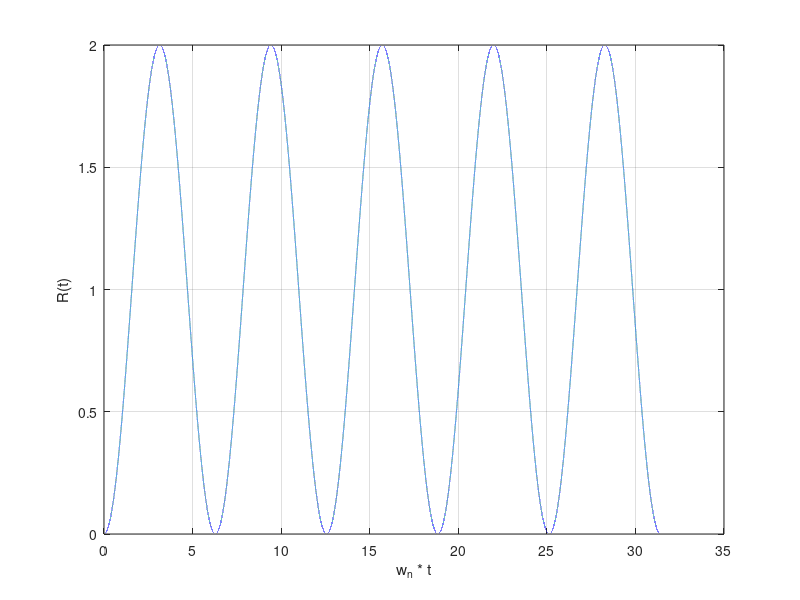

Write MATLAB code to recreate this figure.
% 消除前一次作業
clc; clear; close all;

t = 0 : 0.0001 : 10 * pi;

R = 1 - cos(t);

plot(t, R);

grid on;

xlabel('w_n * t');
ylabel('R(t)');
